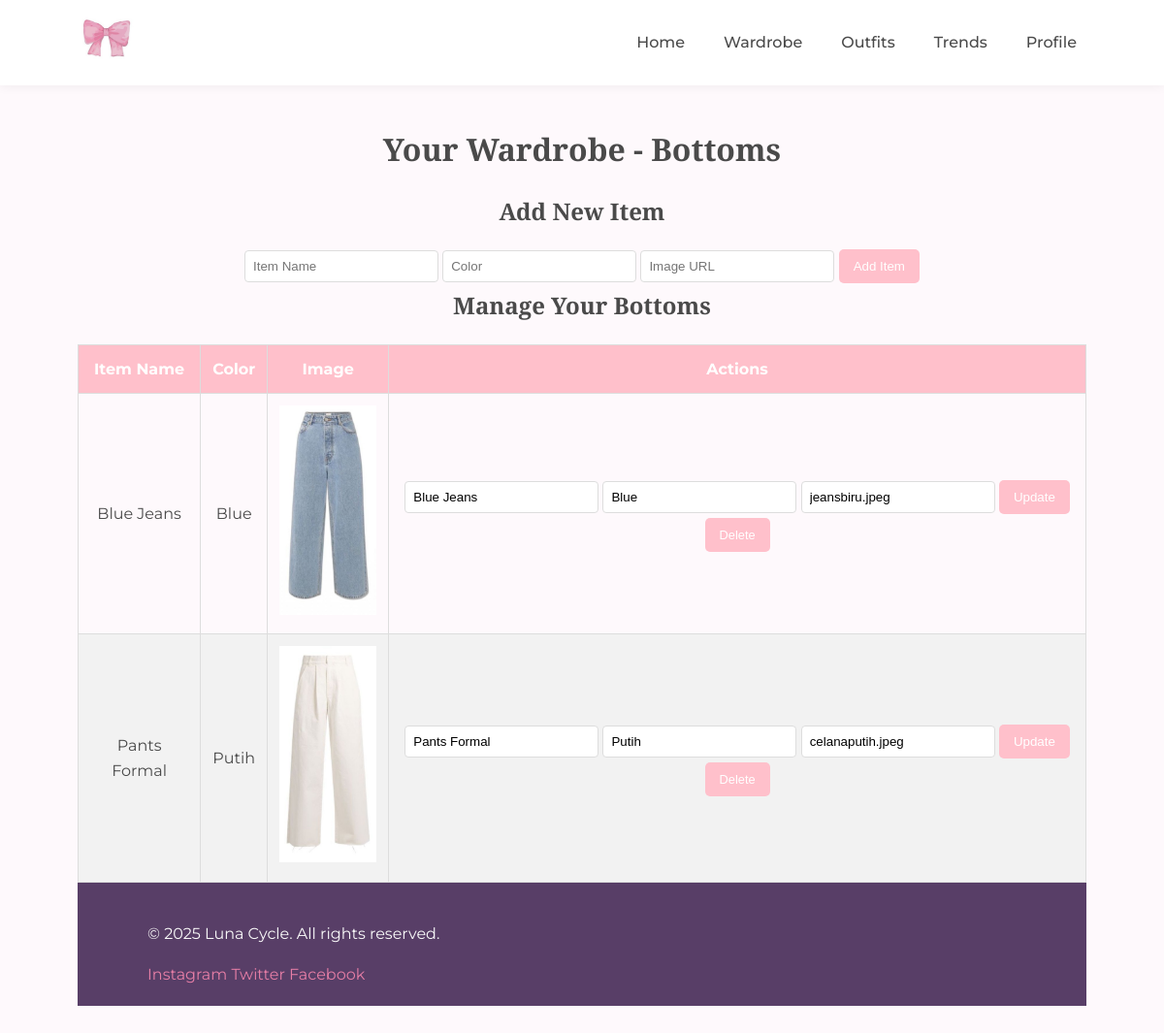
Page /view/bottoms.php on the committed database.
### tables this page shows
CREATE TABLE `bottoms` (
  `id` int NOT NULL,
  `user_id` int NOT NULL,
  `item_name` varchar(100) NOT NULL,
  `color` varchar(50) NOT NULL,
  `image_url` varchar(255) NOT NULL
);

### Config/db.php (called while the page is built, shortened)
<?php
class Database {
    private $host = "localhost";
    private $username = "root";
    private $password = "";
    private $dbname = "db_outfit";
    public function __construct() {
        try {
            $this->conn = new PDO("mysql:host=$this->host;dbname=$this->dbname", $this->username, $this->password);
        } catch (PDOException $e) {
            echo "Connection failed: " . $e->getMessage();
        }
    }
}
?>

### class/Bottoms.php (called while the page is built, shortened)
<?php
class Bottoms {
    private $db;
    private $table_name = "bottoms";
    public function __construct() {
        $this->db = (new Database())->conn;
    }
    public function readByUser($user_id) {
        $query = "SELECT * FROM " . $this->table_name . " WHERE user_id = ? ORDER BY item_name ASC";
        $stmt = $this->db->prepare($query);
        $stmt->bindParam(1, $user_id);
        $stmt->execute();
        return $stmt;
    }
}
?>

### view/bottoms.php (the view, shortened to what this page needs)
<?php
include_once '../config/db.php';
include_once '../class/Bottoms.php';
$database = new Database();
$pdo = $database->conn;
$bottomsItem = new Bottoms($pdo);
$user_id = 1;
$bottoms_stmt = $bottomsItem->readByUser($user_id);
$bottoms_items = $bottoms_stmt->fetchAll(PDO::FETCH_ASSOC);
include 'header.php';
?>
<section class="wardrobe">
    <h2>Your Wardrobe - Bottoms</h2>
    <h3>Add New Item</h3>
    <form method="POST">
        <input type="text" name="item_name" placeholder="Item Name" required>
        <input type="text" name="color" placeholder="Color" required>
        <input type="text" name="image_url" placeholder="Image URL" required>
        <button type="submit" name="add_item" class="btn">Add Item</button>
    </form>
    <h3>Manage Your Bottoms</h3>
    <table class="styled-table">
        <thead>
            <tr>
                <th>Item Name</th>
                <th>Color</th>
                <th>Image</th>
                <th>Actions</th>
            </tr>
        </thead>
        <tbody>
            <?php foreach ($bottoms_items as $item): ?>
                <tr>
                    <td><?= $item['item_name']; ?></td>
                    <td><?= $item['color']; ?></td>
                    <td><img src="../assets/images/<?= $item['image_url']; ?>" alt="<?= $item['item_name']; ?>" width="100"></td>
                    <td>
                        <form action="bottoms.php" method="POST" style="display:inline;">
                            <input type="text" name="item_name" value="<?= $item['item_name']; ?>" required>
                            <input type="text" name="color" value="<?= $item['color']; ?>" required>
                            <input type="text" name="image_url" value="<?= $item['image_url']; ?>" required>
                            <button type="submit" name="update_item" class="btn btn-update">Update</button>
                        </form>
                        <form action="bottoms.php" method="POST" style="display:inline;">
                            <button type="submit" name="delete_item" class="btn btn-delete">Delete</button>
                        </form>
                    </td>
                </tr>
            <?php endforeach; ?>
        </tbody>
    </table>
</section>
<?php include 'footer.php'; ?>

### assets/style.css (style rules this page uses)
:root { --primary-color: #f6a6c1; --primary-dark: #e67ea6; --secondary-color: #a6c1f6; --accent-color: #f1d0e3; --text-color: #4a4a4a; --light-text: #8a8a8a; --background-color: #fef9fc; --card-background: #ffffff; --footer-background: #583e67; --footer-text: #f9f9f9; --border-radius: 8px; --box-shadow: 0 2px 10px rgba(0, 0, 0, 0.05); }
* { margin: 0; padding: 0; box-sizing: border-box; }
body { font-family: 'Montserrat', sans-serif; color: var(--text-color); background-color: var(--background-color); line-height: 1.6; }
h1, h2, h3, h4, h5, h6 { font-family: 'Playfair Display', serif; font-weight: 700; margin-bottom: 1rem; }
h2 { font-size: 2rem; margin-bottom: 1.5rem; text-align: center; }
h3 { font-size: 1.5rem; }
.btn { display: inline-block; padding: 10px 20px; border-radius: var(--border-radius); font-weight: 500; text-align: center; cursor: pointer; transition: all 0.3s ease; border: none; }
.btn-edit, .btn-delete, .btn-view { padding: 5px 10px; font-size: 0.8rem; border-radius: 4px; }
.btn-delete { background-color: #f67a7a; color: white; }
.styled-table { width: 100%; border-collapse: collapse; margin-top: 20px; }
.styled-table th, .styled-table td { padding: 12px; text-align: center; border: 1px solid #ddd; }
.styled-table th { background-color: #FFC0CB; color: white; }
.styled-table tr:nth-child(even) { background-color: #f2f2f2; }
.btn { padding: 10px 15px; background-color: #FFC0CB; color: white; border: none; cursor: pointer; border-radius: 5px; text-align: center; }
.btn-update { background-color: #FFC0CB; }
.btn-delete { background-color: #FFC0CB; }
input[type="text"] { padding: 8px; margin: 5px 0; width: 200px; border: 1px solid #ddd; border-radius: 4px; }
.wardrobe { text-align: center; }
.wardrobe h2 { margin-bottom: 20px; }

### rows in the picture
bottoms: item_name "Blue Jeans", color "Blue", image_url (picture), image_url "jeansbiru.jpeg"
bottoms: item_name "Pants Formal", color "Putih", image_url (picture), image_url "celanaputih.jpeg"
